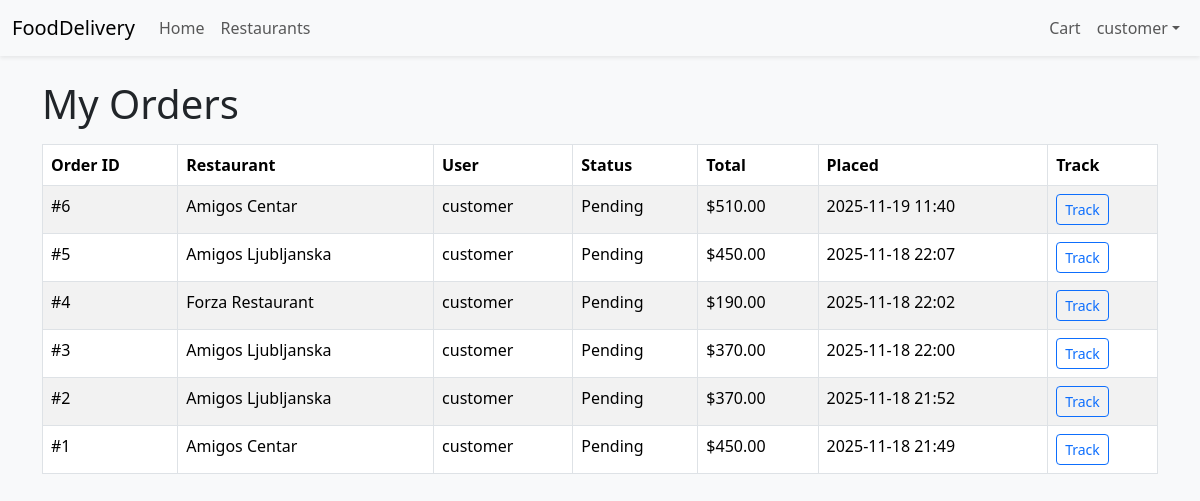
/orders/my/ (signed in), run on an earlier commit of the app's database.
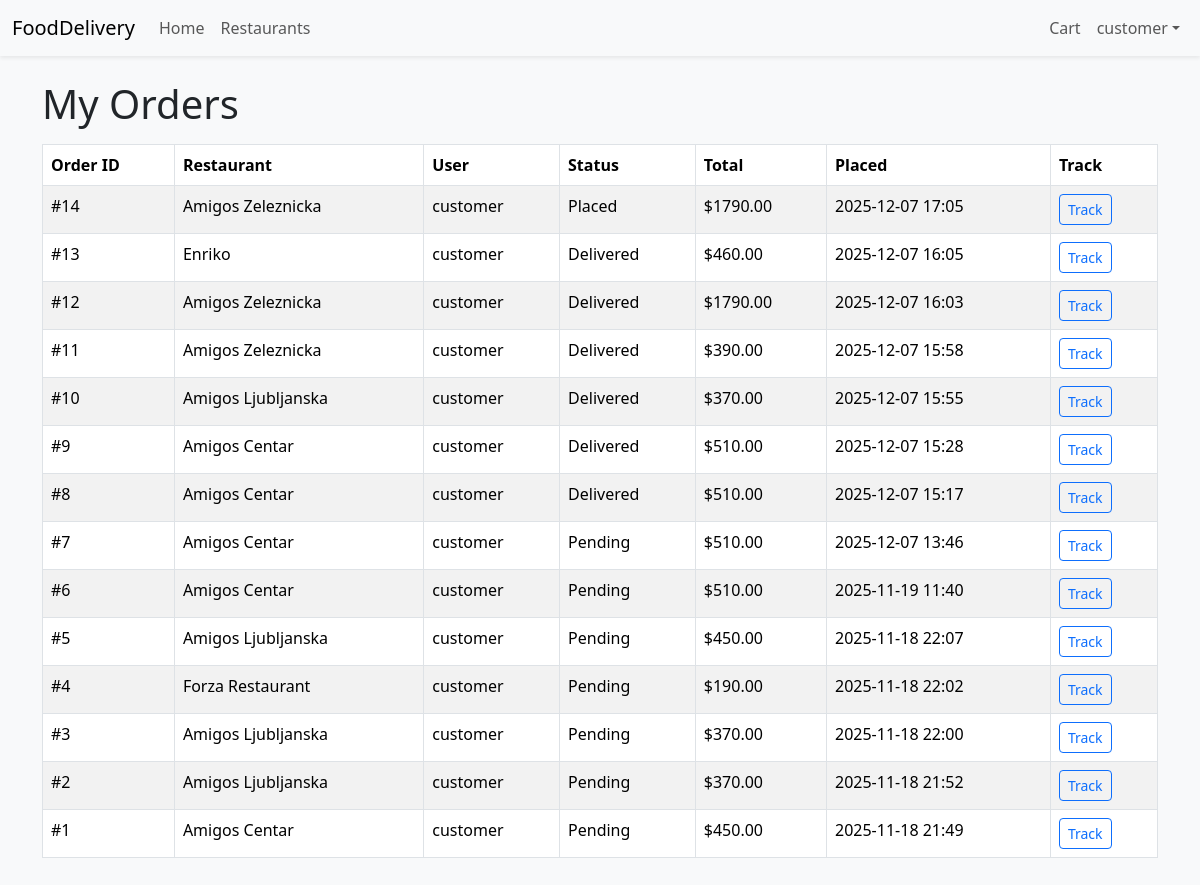
And on a later commit of the database.
### accounts/models.py (models this page shows, shortened)
class User(AbstractUser):
    ROLE_CUSTOMER = 'customer'
    ROLE_COURIER = 'courier'
    ROLE_OWNER = 'owner'
    ROLE_ADMIN = 'admin'
    ROLE_CHOICES: list[tuple[str, str]] = [
        (ROLE_CUSTOMER, 'Customer'),
        (ROLE_COURIER, 'Courier'),
        (ROLE_OWNER, 'Owner'),
        (ROLE_ADMIN, 'Administrator'),
    ]
    role = models.CharField(
        max_length=20,
        choices=ROLE_CHOICES,
        default=ROLE_CUSTOMER,
        help_text='Designates the role of the user in the platform.'
    )
    def is_courier(self) -> bool:
        return self.role == self.ROLE_COURIER
    def is_owner(self) -> bool:
        return self.role == self.ROLE_OWNER
    def is_admin(self) -> bool:
        return self.role == self.ROLE_ADMIN or self.is_superuser

### orders/models.py (models this page shows, shortened)
class Order(models.Model):
    STATUS_PLACED = "placed" # moja promena
    STATUS_ACCEPTED = "accepted"
    STATUS_PENDING = 'pending'
    STATUS_CONFIRMED = 'confirmed'
    STATUS_PICKED_UP = 'picked_up'
    STATUS_CANCELED = 'canceled'
    STATUS_DELIVERED = 'delivered'
    STATUS_CHOICES: list[tuple[str, str]] = [
        (STATUS_PLACED, "Placed"), # moja promena
        (STATUS_ACCEPTED, "Accepted"),
        (STATUS_PENDING, 'Pending'),
        (STATUS_CONFIRMED, 'Confirmed'),
        (STATUS_PICKED_UP, 'Picked up'),
        (STATUS_DELIVERED, 'Delivered'),
        (STATUS_CANCELED, 'Canceled'),
    ]
    user = models.ForeignKey(
        settings.AUTH_USER_MODEL,
        on_delete=models.CASCADE,
        related_name='orders',
        help_text='The customer who placed the order',
    )
    restaurant = models.ForeignKey(
        Restaurant,
        on_delete=models.CASCADE,
        related_name='orders',
        help_text='Restaurant that will fulfil the order',
    )
    courier = models.ForeignKey(
        settings.AUTH_USER_MODEL,
        on_delete=models.SET_NULL,
        related_name='deliveries',
        null=True,
        blank=True,
        help_text='Courier assigned to deliver the order',
    )
    status = models.CharField(
        max_length=20,
        choices=STATUS_CHOICES,
        default=STATUS_PLACED, #moja promena
        help_text='Current status of the order',
    )
    subtotal = models.DecimalField(
        max_digits=10,
        decimal_places=2,
        default=Decimal('0.00'),
        help_text='Sum of line totals before delivery fees',
    )
    delivery_fee = models.DecimalField(
        max_digits=10,
        decimal_places=2,
        default=Decimal('0.00'),
        help_text='Delivery fee applied to the order',
    )
    total = models.DecimalField(
        max_digits=10,
        decimal_places=2,
        default=Decimal('0.00'),
        help_text='Grand total including fees',
    )
    created_at = models.DateTimeField(auto_now_add=True)
    updated_at = models.DateTimeField(auto_now=True)
    class Meta:
        ordering = ['-created_at']

### restaurants/models.py (models this page shows, shortened)
class Restaurant(models.Model):
    name = models.CharField(max_length=255)
    description = models.TextField(blank=True)
    address = models.CharField(max_length=255, blank=True)
    image = models.ImageField(upload_to='restaurants/', blank=True, null=True)
    image_url = models.URLField(blank=True)   # added
    open_hours = models.CharField(max_length=255, blank=True)
    category = models.CharField(max_length=100, blank=True)
    is_open = models.BooleanField(default=True)
    owner = models.ForeignKey(
        settings.AUTH_USER_MODEL,
        on_delete=models.CASCADE,
        related_name='owned_restaurants',
        help_text='The owner of this restaurant',
    )
    created_at = models.DateTimeField(auto_now_add=True)
    updated_at = models.DateTimeField(auto_now=True)
    class Meta:
        ordering = ['name']

### orders/views.py (the view)
# urls.py: path('my/', MyOrdersView.as_view(), name='my_orders'),
class MyOrdersView(LoginRequiredMixin, View):
    template_name = 'orders/order_list.html'
    def get(self, request: HttpRequest) -> HttpResponse:
        orders = Order.objects.filter(user=request.user).select_related('restaurant')
        return render(request, self.template_name, {'orders': orders})

### core/context_processors.py (called while the page is built)
def stripe_public_key(request):
    return {
        'STRIPE_PUBLIC_KEY': getattr(settings, 'STRIPE_PUBLIC_KEY', '')
    }

### templates/orders/order_list.html (shortened to what this page needs)
{% extends 'base.html' %}
{% block content %}
    <div class="container">
        {% if owner_mode %}
            <h1 class="mb-3">Orders for Your Restaurants</h1>
        {% elif courier_mode %}
            <h1 class="mb-3">Orders to Deliver</h1>
        {% else %}
            <h1 class="mb-3">My Orders</h1>
        {% endif %}
        {% if orders %}
            <table class="table table-striped table-bordered">
                <thead>
                <tr>
                    <th>Order ID</th>
                    <th>Restaurant</th>
                    <th>User</th>
                    <th>Status</th>
                    <th>Total</th>
                    <th>Placed</th>
                    {% if not owner_mode and not courier_mode %}
                        <th>Track</th>
                    {% endif %}
                </tr>
                </thead>
                <tbody>
                {% for order in orders %}
                    <tr>
                        <td>#{{ order.id }}</td>
                        <td>{{ order.restaurant.name }}</td>
                        <td>{{ order.user.username }}</td>
                        <td>{{ order.get_status_display }}</td>
                        <td>${{ order.total }}</td>
                        <td>{{ order.created_at|date:'Y-m-d H:i' }}</td>
                        {% if not owner_mode and not courier_mode %}
                            <td>
                                {% if order.status != 'PENDING' %}
                                    <a href="{% url 'orders:track_order' order.id %}"
                                       class="btn btn-sm btn-outline-primary">
                                        Track
                                    </a>
                                {% else %}
                                    <span class="text-muted">—</span>
                                {% endif %}
                            </td>
                        {% endif %}
                    </tr>
                {% endfor %}
                </tbody>
            </table>
        {% else %}
            <p>No orders found.</p>
        {% endif %}
    </div>
{% endblock %}

### templates/base.html (shortened to what this page needs)
{% load static %}
<!DOCTYPE html>
<html lang="en">
<head>
  <link href="https://cdn.jsdelivr.net/npm/bootstrap@5.3.2/dist/css/bootstrap.min.css" rel="stylesheet">
  <link rel="stylesheet" href="{% static 'css/styles.css' %}">
  <link rel="stylesheet" href="https://cdn.jsdelivr.net/npm/bootstrap-icons@1.10.5/font/bootstrap-icons.css">
</head>
<body>
<nav class="navbar navbar-expand-lg navbar-light bg-light shadow-sm">
  <div class="container-fluid">
    <a class="navbar-brand" href="{% url 'home' %}">FoodDelivery</a>
    <div class="collapse navbar-collapse" id="navbarSupportedContent">
      <ul class="navbar-nav me-auto mb-2 mb-lg-0">
        <li class="nav-item"><a class="nav-link" href="{% url 'home' %}">Home</a></li>
        <li class="nav-item"><a class="nav-link" href="{% url 'restaurants:list' %}">Restaurants</a></li>
      </ul>
      <ul class="navbar-nav mb-2 mb-lg-0">
        {% if user.is_authenticated %}
          <li class="nav-item"><a class="nav-link" href="{% url 'orders:cart' %}">Cart</a></li>
          <li class="nav-item dropdown">
            <a class="nav-link dropdown-toggle" href="#" id="userMenu" role="button" data-bs-toggle="dropdown"
               aria-expanded="false">{{ user.get_full_name|default:user.username }}</a>
          </li>
        {% else %}
          <li class="nav-item"><a class="nav-link" href="{% url 'accounts:login' %}">Login</a></li>
          <li class="nav-item"><a class="nav-link" href="{% url 'accounts:register' %}">Register</a></li>
        {% endif %}
      </ul>
    </div>
  </div>
</nav>
<main class="py-4">
  {% block content %}{% endblock %}
</main>
</body>
</html>

### static/css/styles.css (style rules this page uses)
body { background-color: #f8f9fa; }
main { min-height: 80vh; }

What changed in the data, as far as the page shows it:
added Order: id "14", restaurant.name "Amigos Zeleznicka", user.username "customer", status "Placed", total "1790.00", created_at "2025-12-07 17:05", shows "Track"
added Order: id "13", restaurant.name "Enriko", user.username "customer", status "Delivered", total "460.00", created_at "2025-12-07 16:05", shows "Track"
added Order: id "12", restaurant.name "Amigos Zeleznicka", user.username "customer", status "Delivered", total "1790.00", created_at "2025-12-07 16:03", shows "Track"
added Order: id "11", restaurant.name "Amigos Zeleznicka", user.username "customer", status "Delivered", total "390.00", created_at "2025-12-07 15:58", shows "Track"
added Order: id "10", restaurant.name "Amigos Ljubljanska", user.username "customer", status "Delivered", total "370.00", created_at "2025-12-07 15:55", shows "Track"
added Order: id "9", restaurant.name "Amigos Centar", user.username "customer", status "Delivered", total "510.00", created_at "2025-12-07 15:28", shows "Track"
added Order: id "8", restaurant.name "Amigos Centar", user.username "customer", status "Delivered", total "510.00", created_at "2025-12-07 15:17", shows "Track"
added Order: id "7", restaurant.name "Amigos Centar", user.username "customer", status "Pending", total "510.00", created_at "2025-12-07 13:46", shows "Track"
